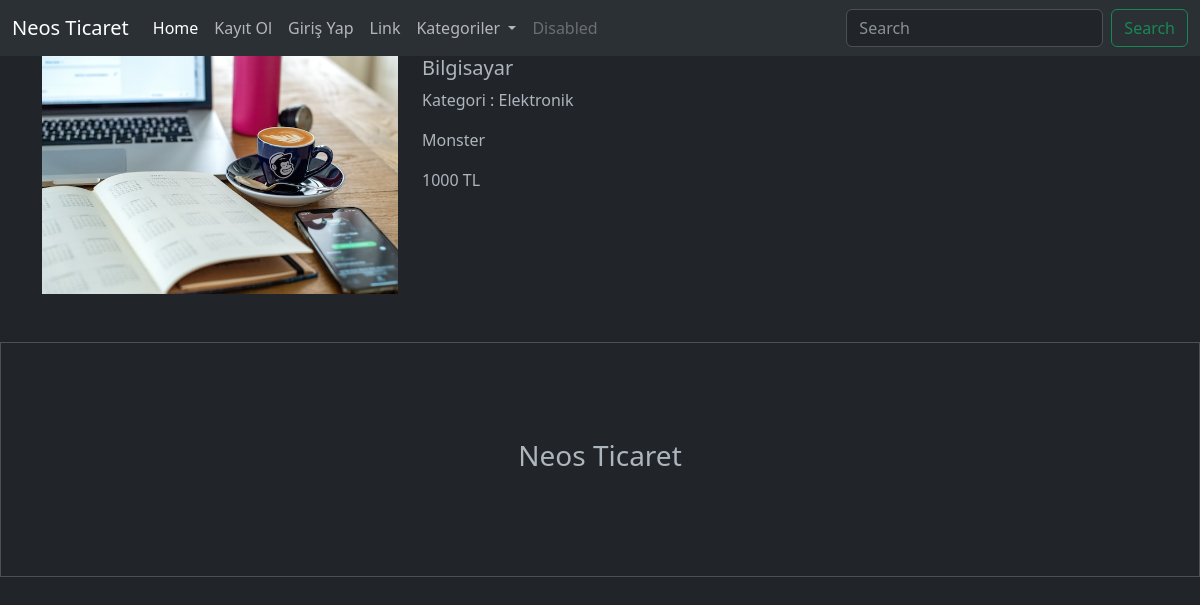
The app's page /urun-detay/2 with its own data.
### urunler/models.py (models this page shows, shortened)
class Urun(models.Model):
    satici = models.ForeignKey(User, on_delete=models.CASCADE, null=True)
    kategori = models.ForeignKey(Kategori, on_delete=models.SET_NULL, null=True)
    altkategori = models.ManyToManyField(AltKategori)
    seriNo = models.OneToOneField(Tek, on_delete=models.CASCADE, null=True, blank=True)
    isim = models.CharField(max_length=100)
    aciklama = models.TextField(max_length=1000)
    fiyat = models.IntegerField()
    resim = models.FileField(upload_to = 'urunler/')

class Kategori(models.Model):
    isim = models.CharField(max_length=100)

### urunler/views.py (the view)
# urls.py: path('urun-detay/<int:urunId>', urun, name='urun'),
def urun(request, urunId):
    urun = Urun.objects.get(id = urunId)
    context = {
        'urun':urun
    }
    return render(request, 'urun.html', context)

### urunler/templates/urun.html (shortened to what this page needs)
{% extends "index.html" %}
{% load static %}
{% block content %}
    <div class="container">
        <div class="row">
            <div class="col-4">
                <img src="{{urun.resim.url}}" width="100%" alt="">
            </div>
            <div class="col-8">
                <h5>{{urun.isim}}</h5>
                <p>Kategori : {{urun.kategori.isim}}</p>
                <p>{{urun.aciklama}}</p>
                <p>{{urun.fiyat}} TL</p>
            </div>
        </div>
    </div>
{% endblock content %}

### records on screen
Urun: resim (picture), isim "Bilgisayar", kategori.isim "Elektronik", aciklama "Monster", fiyat "1000"
